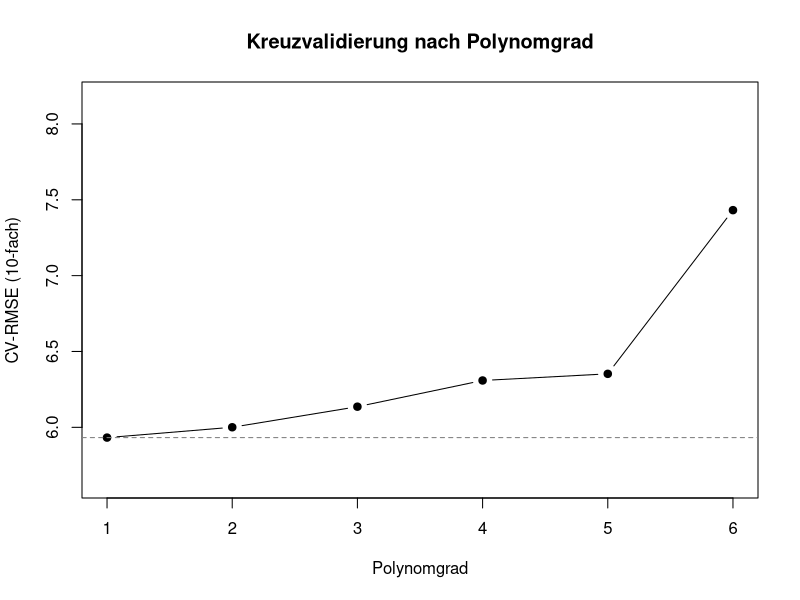

Source code (R):
## ---- chunk 1
#| label: setup-r
#| include: false
library(boot)

n <- 150
lauf <- 0:(n - 1)

richtung <- function(faktor) qnorm(((lauf * faktor) %% n + 0.5) / n)

x1 <- round(20 + 5 * richtung(1), 2)
x2 <- round(50 + 10 * richtung(23), 2)

daten <- data.frame(
  y = round(100 + 2.5 * x1 - 0.8 * x2 + 6 * richtung(41), 2),
  x1 = x1,
  x2 = x2
)

for (k in 1:6) {
  daten[[paste0("z", k)]] <- round(richtung(c(7, 11, 13, 17, 19, 29)[k]), 3)
}
## ---- chunk 2
#| label: b1-cv-rechnung-r
# --- Manuelle k-fache CV ---
cv_manuell <- function(formel, k) {
  falte <- (seq_len(n) - 1) %% k
  fehler <- sapply(0:(k - 1), function(f) {
    test <- falte == f
    modell <- lm(formel, data = daten[!test, ])
    mean((daten$y[test] - predict(modell, daten[test, ]))^2)
  })
  mean(fehler)
}

mse_5  <- cv_manuell(y ~ x1 + x2, k = 5)
mse_10 <- cv_manuell(y ~ x1 + x2, k = 10)

# --- LOOCV mit Abkuerzungsformel (Hat-Werte) ---
m12 <- lm(y ~ x1 + x2, data = daten)
h   <- hatvalues(m12)
mse_loo_formel <- mean((residuals(m12) / (1 - h))^2)

# --- LOOCV mit boot::cv.glm ---
m12_glm <- glm(y ~ x1 + x2, data = daten)
cv_out  <- cv.glm(daten, m12_glm, K = n)

cat("5-fach  MSE:", round(mse_5, 4), " RMSE:", round(sqrt(mse_5), 4), "\n")
cat("10-fach MSE:", round(mse_10, 4), " RMSE:", round(sqrt(mse_10), 4), "\n")
cat("LOOCV (Formel) MSE:", round(mse_loo_formel, 4),
    " RMSE:", round(sqrt(mse_loo_formel), 4), "\n")
cat("cv.glm delta[1]:", round(cv_out$delta[1], 4),
    " delta[2]:", round(cv_out$delta[2], 4), "\n")
## ---- chunk 3
#| label: b2-cv-rechnung-r
alle_praed <- c("x1", "x2", paste0("z", 1:6))

# --- FALSCH: Variablen auf ALLEN Daten waehlen, dann CV ---
korr_alle <- abs(cor(daten[, alle_praed], daten$y))
top3 <- names(sort(korr_alle[, 1], decreasing = TRUE))[1:3]
cat("auf allen Daten gewaehlt:", top3, "\n")

formel_falsch <- as.formula(paste("y ~", paste(top3, collapse = " + ")))
mse_falsch <- cv_manuell(formel_falsch, k = 10)

# --- RICHTIG: Variablen INNERHALB jeder Falte waehlen ---
k <- 10
falte <- (seq_len(n) - 1) %% k
fehler_richtig <- sapply(0:(k - 1), function(f) {
  test <- falte == f
  train <- daten[!test, ]
  korr_train <- abs(cor(train[, alle_praed], train$y))
  top3_train <- names(sort(korr_train[, 1], decreasing = TRUE))[1:3]
  formel <- as.formula(paste("y ~", paste(top3_train, collapse = " + ")))
  modell <- lm(formel, data = train)
  mean((daten$y[test] - predict(modell, daten[test, ]))^2)
})
mse_richtig <- mean(fehler_richtig)

# --- Referenz: wahres Modell ---
mse_wahr <- cv_manuell(y ~ x1 + x2, k = 10)

cat("CV-MSE falsch (Leck):", round(mse_falsch, 2),
    " RMSE:", round(sqrt(mse_falsch), 2), "\n")
cat("CV-MSE richtig:      ", round(mse_richtig, 2),
    " RMSE:", round(sqrt(mse_richtig), 2), "\n")
cat("CV-MSE wahres Modell:", round(mse_wahr, 2),
    " RMSE:", round(sqrt(mse_wahr), 2), "\n")
## ---- chunk 4
#| label: b3-cv-rechnung-r
#| fig-cap: "CV-Fehler nach Polynomgrad: Das lineare Modell (Grad 1) gewinnt."
#| fig-label: fig-b3-cv-polynom
grade <- 1:6

cv_poly <- function(grad, k = 10) {
  formel <- as.formula(paste("y ~ poly(x1,", grad, ") + poly(x2,", grad, ")"))
  falte <- (seq_len(n) - 1) %% k
  fehler <- sapply(0:(k - 1), function(f) {
    test <- falte == f
    modell <- lm(formel, data = daten[!test, ])
    mean((daten$y[test] - predict(modell, daten[test, ]))^2)
  })
  c(mse = mean(fehler), sd = sd(fehler))
}

ergebnisse <- t(sapply(grade, cv_poly))
ergebnisse <- data.frame(grad = grade, mse = ergebnisse[, 1],
                         sd = ergebnisse[, 2],
                         rmse = sqrt(ergebnisse[, 1]))
round(ergebnisse, 4)

plot(grade, ergebnisse$rmse, type = "b", pch = 19,
     xlab = "Polynomgrad", ylab = "CV-RMSE (10-fach)",
     main = "Kreuzvalidierung nach Polynomgrad",
     ylim = range(ergebnisse$rmse) * c(0.95, 1.1))
abline(h = min(ergebnisse$rmse), lty = 2, col = "grey50")
